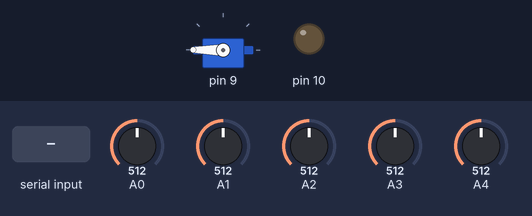
A sketch run on a simulated Arduino Mega 2560, built with avr-gcc and run on an emulated ATmega2560. Shown: servo, output pins drawn as LEDs (lit = HIGH). The inputs (shaded band) are chosen by the test bench; at power-on: A0 = 512, A1 = 512, A2 = 512, A3 = 512, A4 = 512. Random numbers use the default seed unless the sketch sets one; the modem accepts every AT command (registered, SIM ready, sends succeed) and sends nothing else; what the sketch prints to the serial monitor is not drawn.

Above: at 7.4 s.
At 8.4 s:
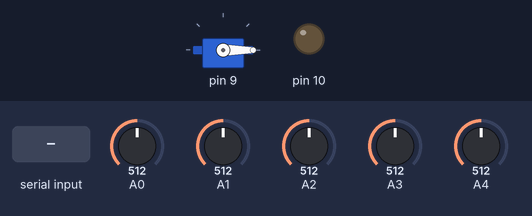
8.5 s: "status\n" received over Serial
10.0 s: "MODE:90\n" received over the second serial link
11.5 s: "mode \n" received over Serial
13.0 s: "help\n" received over Serial
14.5 s: "MODE:,45\n" received over the second serial link
Timing chart, 0 to 17.0 s (numbered marks = the images above; inputs shaded):
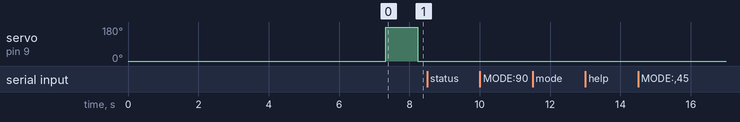

The sketch:

MainControl.ino
```cpp
// ========== 高级智能压电光催化反应装置控制程序 ==========
// 用于Arduino Mega 2560

#include <Arduino.h>
#include <Servo.h>
#include <EEPROM.h>

// 核心模块
#include "src/Core/SystemConfig.h"
#include "src/Core/SystemState.h"
#include "src/Core/CommonTypes.h"

// 工具模块
#include "src/Utilities/Timer.h"
#include "src/Utilities/MathUtils.h"

// 功能模块
#include "src/Sensors/SensorManager.h"
#include "src/Sensors/SensorFusion.h"
#include "src/Control/ControlSystem.h"
#include "src/Model/DigitalTwin.h"
#include "src/Learning/LearningSystem.h"
#include "src/Learning/DataStorage.h"
#include "src/Communication/SerialMonitor.h"
// ========== 在原有包含后添加 ==========
#include "src/Communication/WiFiComm.h"

// ========== 全局对象实例 ==========
SystemStateManager stateManager;
TimerManager timerManager;

// 传感器模块
SensorManager sensorManager;
SensorFusion sensorFusion;

// 控制模块
ControlSystem controlSystem;

// 模型模块
DigitalTwin digitalTwin;

// 学习模块
LearningSystem learningSystem;
DataStorage dataStorage;

// 通信模块
SerialMonitor serialMonitor;

// ========== 在全局对象后添加 ==========
// WiFi通信模块
WiFiComm wifiComm;

// 定时器
Timer sensorTimer(SAMPLING_INTERVAL);
Timer controlTimer(CONTROL_INTERVAL);
Timer learningTimer(LEARNING_INTERVAL);
Timer displayTimer(5000);  // 5秒显示更新

// 全局数据
SensorData currentSensors;
DigitalTwinData currentTwin;
ControlDecision currentDecision;

// ========== 辅助函数声明 ==========
float calculateEnergyUsage(const SensorData& sensors);
float calculateSystemEfficiency(const SensorData& sensors);
ControlDecision makeControlDecision(const SensorData& sensors, const DigitalTwinData& twin);
String generateDecisionReasoning(const SensorData& sensors, const DigitalTwinData& twin, ControlMode mode);
void displaySystemStatus();
void logSystemData();
void handleSerialCommands();
void resetSystem();
void calibrateSensors();

// ========== 其他状态处理函数 ==========
void optimizingState();
void maintenanceState();
void emergencyState();
void errorState();
void idleState();

// ========== 新增WiFi处理函数 ==========
void handleWiFiCommands();
void sendDataToWiFi();

// ========== 系统初始化 ==========
void setup() {
  // 初始化串口通信
  serialMonitor.initialize(115200);

  // 显示启动信息
  serialMonitor.printSystemHeader("高级智能压电光催化系统 V3.0");
  serialMonitor.printMessage("系统初始化中...");

  // 设置系统状态
  stateManager.setState(STATE_INITIALIZING);

  // 初始化各模块
  bool initSuccess = true;

  serialMonitor.printMessage("初始化传感器模块...");
  initSuccess &= sensorManager.initialize();

  serialMonitor.printMessage("初始化控制模块...");
  initSuccess &= controlSystem.initialize();

  serialMonitor.printMessage("初始化数字孪生模块...");
  initSuccess &= digitalTwin.initialize();

  serialMonitor.printMessage("初始化学习系统...");
  initSuccess &= learningSystem.initialize();

  serialMonitor.printMessage("初始化数据存储...");
  initSuccess &= dataStorage.initialize();

  // ========== 在setup()中添加 ==========
  // 初始化WiFi通信
  serialMonitor.printMessage("初始化WiFi通信模块...");

  WiFiConfig wifiConfig;
  wifiConfig.ssid = "PiezoCatalyticSystem";
  wifiConfig.password = "12345678";
  wifiConfig.hostname = "piezocatalytic";
  wifiConfig.apMode = true;
  wifiConfig.rxPin = 19;  // RX引脚
  wifiConfig.txPin = 18;  // TX引脚
  wifiConfig.baudRate = 115200;
  wifiConfig.heartbeatInterval = 5000;

  if (wifiComm.initialize(wifiConfig)) {
    serialMonitor.printMessage("WiFi通信模块初始化成功");
    wifiComm.sendLogMessage("压电光催化系统启动完成");
  } else {
    serialMonitor.printError("WiFi通信模块初始化失败");
  }

  serialMonitor.printMessage("初始化定时器...");
  timerManager.addTimer(&sensorTimer);
  timerManager.addTimer(&controlTimer);
  timerManager.addTimer(&learningTimer);
  timerManager.addTimer(&displayTimer);

  // 检查初始化结果
  if (initSuccess) {
    stateManager.setState(STATE_RUNNING);
    serialMonitor.printMessage("系统初始化完成，进入运行模式");
    serialMonitor.printSeparator();
  } else {
    stateManager.setState(STATE_ERROR);
    serialMonitor.printError("系统初始化失败，请检查硬件连接");
    while (true) {
      // 等待重启
      delay(1000);
    }
  }
}

// ========== 主控制循环 ==========
void loop() {
  // 更新定时器
  timerManager.update();

  // ========== 在loop()中添加 ==========
  // 更新WiFi通信
  wifiComm.update();

  // 处理WiFi命令
  handleWiFiCommands();

  // 根据系统状态执行相应操作
  switch (stateManager.getCurrentState()) {
    case STATE_RUNNING:
      runningState();
      break;

    case STATE_OPTIMIZING:
      optimizingState();
      break;

    case STATE_MAINTENANCE:
      maintenanceState();
      break;

    case STATE_EMERGENCY:
      emergencyState();
      break;

    case STATE_ERROR:
      errorState();
      break;

    default:
      idleState();
      break;
  }

  // 处理串口命令
  handleSerialCommands();
}

// ========== 运行状态处理 ==========
void runningState() {
  // 传感器数据采集
  if (sensorTimer.check()) {
    currentSensors = sensorManager.readAllSensors();

    // 传感器数据融合
    currentSensors.pollutionLevel = sensorFusion.fuseSensorData(currentSensors);

    // 计算能耗和效率
    currentSensors.energyUsage = calculateEnergyUsage(currentSensors);
    currentSensors.systemEfficiency = calculateSystemEfficiency(currentSensors);
  }

  // 控制计算
  if (controlTimer.check()) {
    // 数字孪生仿真
    currentTwin = digitalTwin.simulate(currentSensors);

    // 智能决策
    currentDecision = makeControlDecision(currentSensors, currentTwin);

    // 执行控制
    controlSystem.executeControl(currentDecision.controlOutput);
  }

  // 学习更新
  if (learningTimer.check()) {
    learningSystem.performOnlineLearning(currentSensors, currentTwin);
  }

  // 显示更新
  if (displayTimer.check()) {
    displaySystemStatus();
  }

  // ========== 在runningState()中添加 ==========
  // 发送数据到WiFi
  static unsigned long lastWiFiSend = 0;
  if (millis() - lastWiFiSend >= 1000) { // 每1秒发送一次
    lastWiFiSend = millis();
    sendDataToWiFi();
  }

  // 数据记录（可选）
  static unsigned long lastLogTime = 0;
  if (millis() - lastLogTime > 10000) { // 每10秒记录一次
    lastLogTime = millis();
    logSystemData();
  }
}

// ========== 辅助函数实现 ==========
float calculateEnergyUsage(const SensorData& sensors) {
  // 简化计算：基于流量和控制输出
  float baseEnergy = 20.0f; // 基础能耗
  float flowFactor = sensors.flowRate / 50.0f; // 参考流速50cm/s
  float controlFactor = currentDecision.controlOutput / 50.0f; // 参考控制输出50%

  return baseEnergy * (0.4f + 0.3f * flowFactor + 0.3f * controlFactor);
}

float calculateSystemEfficiency(const SensorData& sensors) {
  // 简化计算：基于污染物去除率和能耗
  float removalEfficiency = 1.0f - (sensors.pollutionLevel / POLLUTION_MAX);
  float energyEfficiency = 1.0f - (sensors.energyUsage / 100.0f);

  return (removalEfficiency * 0.7f + energyEfficiency * 0.3f) * 100.0f;
}

ControlDecision makeControlDecision(const SensorData& sensors, const DigitalTwinData& twin) {
  ControlDecision decision;

  // 模式选择
  decision.mode = controlSystem.getCurrentMode();

  // 计算控制输出
  decision.controlOutput = controlSystem.computeControl(sensors, twin);

  // 生成决策理由
  decision.reasoning = generateDecisionReasoning(sensors, twin, decision.mode);

  return decision;
}

String generateDecisionReasoning(const SensorData& sensors, const DigitalTwinData& twin, ControlMode mode) {
  String reasoning;

  switch (mode) {
    case ENERGY_SAVING:
      reasoning = "节能模式：能耗(" + String(sensors.energyUsage, 1) +
                  "%)超过阈值，降低控制强度";
      break;

    case HIGH_EFFICIENCY:
      reasoning = "高效模式：污染物浓度(" + String(sensors.pollutionLevel, 1) +
                  "ppm)较高，提高处理效率";
      break;

    case SHOCK_LOAD:
      reasoning = "冲击负荷模式：检测到浓度激增，启动应急处理";
      break;

    case MAINTENANCE:
      reasoning = "维护模式：系统健康度(" + String(twin.systemHealth, 1) +
                  "%)过低，建议维护";
      break;

    default: // STANDARD
      reasoning = "标准模式：系统运行正常，污染物浓度" +
                  String(sensors.pollutionLevel, 1) + "ppm";
      break;
  }

  return reasoning;
}

void displaySystemStatus() {
  if (!DEBUG_MODE) return;

  serialMonitor.printSeparator();
  serialMonitor.printSection("系统状态");

  serialMonitor.printKeyValue("系统状态", String(stateManager.getCurrentState()));
  serialMonitor.printKeyValue("控制模式", String(currentDecision.mode));
  serialMonitor.printKeyValue("控制输出", String(currentDecision.controlOutput, 1) + "%");

  serialMonitor.printSection("传感器数据");
  serialMonitor.printKeyValue("流量", String(currentSensors.flowRate, 1) + " cm/s");
  serialMonitor.printKeyValue("污染物", String(currentSensors.pollutionLevel, 1) + " ppm");
  serialMonitor.printKeyValue("光照", String(currentSensors.lightIntensity, 0) + " lux");
  serialMonitor.printKeyValue("pH值", String(currentSensors.pH, 1));
  serialMonitor.printKeyValue("温度", String(currentSensors.temperature, 1) + " °C");

  serialMonitor.printSection("系统性能");
  serialMonitor.printKeyValue("系统效率", String(currentSensors.systemEfficiency, 1) + "%");
  serialMonitor.printKeyValue("能耗", String(currentSensors.energyUsage, 1) + "%");
  serialMonitor.printKeyValue("健康度", String(currentTwin.systemHealth, 1) + "%");
  serialMonitor.printKeyValue("剩余寿命", String(currentTwin.remainingLife, 1) + "%");

  serialMonitor.printSeparator();
}

void logSystemData() {
  // 记录传感器数据
  dataStorage.logSensorData(currentSensors, millis());

  // 记录控制决策
  dataStorage.logControlData(currentDecision, millis());

  // 记录系统状态
  dataStorage.logSystemStatus(currentTwin, millis());
}

void handleSerialCommands() {
  if (Serial.available() > 0) {
    String command = Serial.readStringUntil('\n');
    command.trim();

    serialMonitor.printMessage("收到命令: " + command);

    // 解析和执行命令
    if (command == "status") {
      displaySystemStatus();
    } else if (command == "reset") {
      serialMonitor.printMessage("重置系统...");
      resetSystem();
    } else if (command.startsWith("mode ")) {
      String modeStr = command.substring(5);
      ControlMode mode = static_cast<ControlMode>(modeStr.toInt());
      controlSystem.setControlMode(mode);
      serialMonitor.printMessage("切换到模式: " + String(mode));
    } else if (command == "calibrate") {
      serialMonitor.printMessage("开始传感器校准...");
      calibrateSensors();
    } else if (command == "help") {
      serialMonitor.printSection("可用命令");
      serialMonitor.println("  status     - 显示系统状态");
      serialMonitor.println("  mode <n>   - 切换控制模式 (0-4)");
      serialMonitor.println("  calibrate  - 开始传感器校准");
      serialMonitor.println("  reset      - 重置系统");
      serialMonitor.println("  help       - 显示帮助信息");
    } else {
      serialMonitor.printError("未知命令: " + command);
      serialMonitor.println("使用 'help' 命令查看可用命令列表");
    }
  }
}

// ========== 新增WiFi处理函数实现 ==========
void handleWiFiCommands() {
  if (wifiComm.hasCommand()) {
    WiFiCommand cmd = wifiComm.getCommand();

    // 处理命令
    if (cmd.resetRequested) {
      serialMonitor.printMessage("收到WiFi重置命令");
      resetSystem();
      wifiComm.sendLogMessage("系统已重置");
    }

    if (cmd.calibrateRequested) {
      serialMonitor.printMessage("收到WiFi校准命令");
      calibrateSensors();
      wifiComm.sendLogMessage("传感器校准完成");
    }

    if (cmd.manualOverride) {
      // 手动控制模式
      controlSystem.setControlMode(MAINTENANCE);
      controlSystem.executeControl(cmd.manualOutput);

      String logMsg = "手动控制: " + String(cmd.manualOutput, 1) + "%";
      serialMonitor.printMessage(logMsg);
      wifiComm.sendLogMessage(logMsg);
    } else if (cmd.commandType == "setMode") {
      // 切换控制模式
      controlSystem.setControlMode(static_cast<ControlMode>(cmd.mode));

      String modeNames[] = {"节能模式", "标准模式", "高效模式", "冲击负荷模式", "维护模式"};
      if (cmd.mode < 5) {
        String logMsg = "切换到" + modeNames[cmd.mode];
        serialMonitor.printMessage(logMsg);
        wifiComm.sendLogMessage(logMsg);
      }
    }

    // 清除已处理的命令
    wifiComm.clearCommand();
  }
}

void sendDataToWiFi() {
  if (!wifiComm.isConnected()) return;

  // 发送传感器数据
  wifiComm.sendSensorData(currentSensors);

  // 发送控制数据
  wifiComm.sendControlData(currentDecision);

  // 发送数字孪生数据
  wifiComm.sendTwinData(currentTwin);
}

void resetSystem() {
  // 重置各模块
  for (int i = 0; i < 5; i++) {
    sensorManager.resetSensor(i);
  }
  controlSystem.reset();
  digitalTwin.reset();
  learningSystem.reset();

  // 重置定时器
  sensorTimer.reset();
  controlTimer.reset();
  learningTimer.reset();
  displayTimer.reset();

  // 重置状态
  stateManager.setState(STATE_RUNNING);

  serialMonitor.printMessage("系统重置完成");
}

void calibrateSensors() {
  // 简化校准过程
  stateManager.setState(STATE_CALIBRATING);

  serialMonitor.printMessage("传感器校准程序启动");
  serialMonitor.printMessage("请确保传感器处于校准状态...");
  delay(3000);

  // 这里可以实现具体的校准逻辑
  for (int i = 0; i < 5; i++) {
    serialMonitor.printMessage("校准传感器 " + String(i) + "...");
    // sensorManager.calibrateSensor(i, knownValue);
    delay(1000);
  }

  stateManager.setState(STATE_RUNNING);
  serialMonitor.printMessage("传感器校准完成");
}

// ========== 其他状态处理函数实现 ==========
void optimizingState() {
  // 系统优化逻辑
  serialMonitor.printMessage("系统优化中...");

  // 这里可以实现具体的优化算法
  // 例如：参数调整、控制策略优化等

  // 模拟优化过程
  static unsigned long optimizationStart = millis();
  static int optimizationStep = 0;

  if (millis() - optimizationStart > 2000) {
    optimizationStep++;
    optimizationStart = millis();

    switch (optimizationStep) {
      case 1:
        serialMonitor.printMessage("优化步骤1: 调整PID参数...");
        break;
      case 2:
        serialMonitor.printMessage("优化步骤2: 更新传感器融合权重...");
        break;
      case 3:
        serialMonitor.printMessage("优化步骤3: 调整控制策略...");
        break;
      default:
        serialMonitor.printMessage("优化完成，返回运行模式");
        stateManager.setState(STATE_RUNNING);
        optimizationStep = 0;
        return;
    }
  }

  // 临时降低控制频率以节省资源
  delay(100);
}

void maintenanceState() {
  // 维护模式逻辑
  static bool maintenanceAlertSent = false;

  if (!maintenanceAlertSent) {
    serialMonitor.printError("系统进入维护模式");
    serialMonitor.printMessage("建议执行以下维护操作:");
    serialMonitor.println("  1. 清洁传感器");
    serialMonitor.println("  2. 检查催化剂状态");
    serialMonitor.println("  3. 校准所有传感器");
    serialMonitor.println("  4. 检查执行器连接");

    maintenanceAlertSent = true;
  }

  // 执行维护操作
  controlSystem.setControlMode(MAINTENANCE);

  // 简化维护检测：模拟维护过程
  static unsigned long maintenanceStart = millis();

  // 每5秒检查一次是否退出维护模式
  if (millis() - maintenanceStart > 5000) {
    maintenanceStart = millis();

    // 模拟维护后系统健康度提升
    if (currentTwin.systemHealth < 80.0f) {
      // 模拟维护操作
      currentTwin.systemHealth += 5.0f;
      currentTwin.systemHealth = min(currentTwin.systemHealth, 100.0f);

      serialMonitor.printMessage("维护操作执行中... 健康度: " +
                               String(currentTwin.systemHealth, 1) + "%");
    }

    // 检查是否可以退出维护模式
    if (currentTwin.systemHealth > 80.0f) {
      stateManager.setState(STATE_RUNNING);
      controlSystem.setControlMode(STANDARD);
      maintenanceAlertSent = false;
      serialMonitor.printMessage("维护完成，返回运行模式");
    }
  }
}

void emergencyState() {
  // 紧急状态处理
  static bool emergencyAlertSent = false;

  if (!emergencyAlertSent) {
    serialMonitor.printError("!!! 紧急状态 !!!");
    serialMonitor.printError("污染物浓度过高: " + String(currentSensors.pollutionLevel, 1) + "ppm");
    serialMonitor.printMessage("启动应急处理程序...");

    emergencyAlertSent = true;
  }

  // 紧急停止或安全处理
  controlSystem.executeControl(100); // 最大控制输出

  // 检查是否可以恢复
  static unsigned long emergencyStart = millis();

  if (millis() - emergencyStart > 2000) {
    emergencyStart = millis();

    if (currentSensors.pollutionLevel < 400.0f) {
      stateManager.setState(STATE_RUNNING);
      emergencyAlertSent = false;
      serialMonitor.printMessage("紧急状态解除，恢复运行");
    } else {
      serialMonitor.printWarning("污染物浓度仍然过高: " +
                                String(currentSensors.pollutionLevel, 1) + "ppm");
    }
  }
}

void errorState() {
  // 错误状态处理
  static unsigned long errorStartTime = millis();
  static int recoveryAttempts = 0;

  if (millis() - errorStartTime > 5000) {
    recoveryAttempts++;

    if (recoveryAttempts <= 3) {
      serialMonitor.printWarning("尝试恢复系统 (尝试 " + String(recoveryAttempts) + "/3)...");

      // 尝试恢复各模块
      bool recoverySuccess = true;
      recoverySuccess &= sensorManager.initialize();
      recoverySuccess &= controlSystem.initialize();

      if (recoverySuccess) {
        stateManager.setState(STATE_RUNNING);
        recoveryAttempts = 0;
        serialMonitor.printMessage("系统恢复成功，返回运行模式");
      } else {
        serialMonitor.printError("恢复失败，将在5秒后重试");
      }
    } else {
      serialMonitor.printError("多次恢复尝试失败，系统停止");
      serialMonitor.printMessage("请检查硬件连接并重启系统");

      // 进入死循环等待人工干预
      while (true) {
        delay(1000);
      }
    }

    errorStartTime = millis();
  }
}

void idleState() {
  // 空闲状态处理
  static unsigned long idleStart = millis();

  // 每10秒显示一次状态
  if (millis() - idleStart > 10000) {
    serialMonitor.printMessage("系统处于空闲状态，等待命令...");
    idleStart = millis();
  }

  // 简单的指示
  static unsigned long lastBlink = millis();
  if (millis() - lastBlink > 1000) {
    static bool ledState = false;
    digitalWrite(LED_BUILTIN, ledState ? HIGH : LOW);
    ledState = !ledState;
    lastBlink = millis();
  }

  delay(100);
}
```

Source omitted: SerialMonitor.cpp (7023 bytes), SerialMonitor.h (2250 bytes), WiFiComm.cpp (9408 bytes), WiFiComm.h (1916 bytes), ControlSystem.cpp (5243 bytes), ControlSystem.h (2441 bytes), FuzzyLogic.cpp (3256 bytes), FuzzyLogic.h (1548 bytes), PIDController.cpp (3153 bytes), PIDController.h (1384 bytes), CommonTypes.h (1866 bytes), SystemState.cpp (1357 bytes) and 16 more

Measured:
- after the input at 8.5 s, every drawn part: stays the same
- after the input at 10.0 s, every drawn part: stays the same
- after the input at 11.5 s, every drawn part: stays the same
- after the input at 13.0 s, every drawn part: stays the same
- after the input at 14.5 s, every drawn part: stays the same
